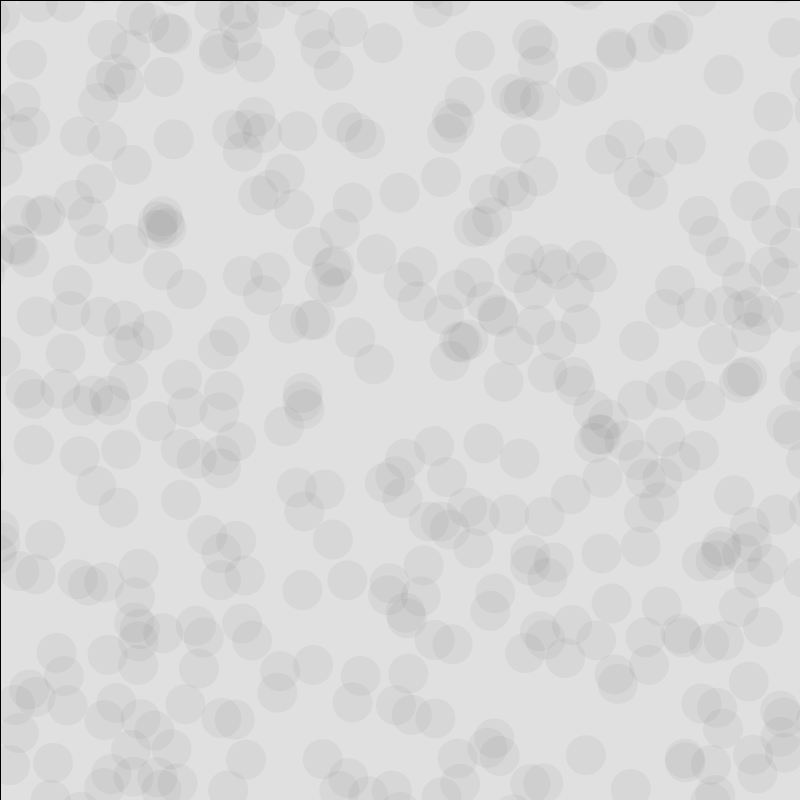
Frame 1 (no input)
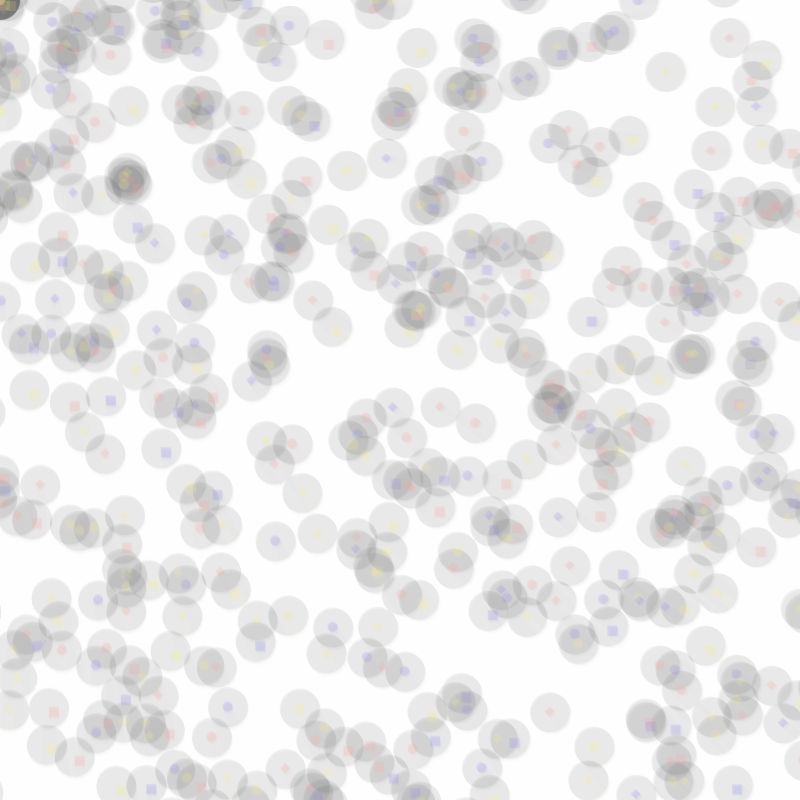
Frame 60 (the mouse pressed at the canvas centre just before this capture)
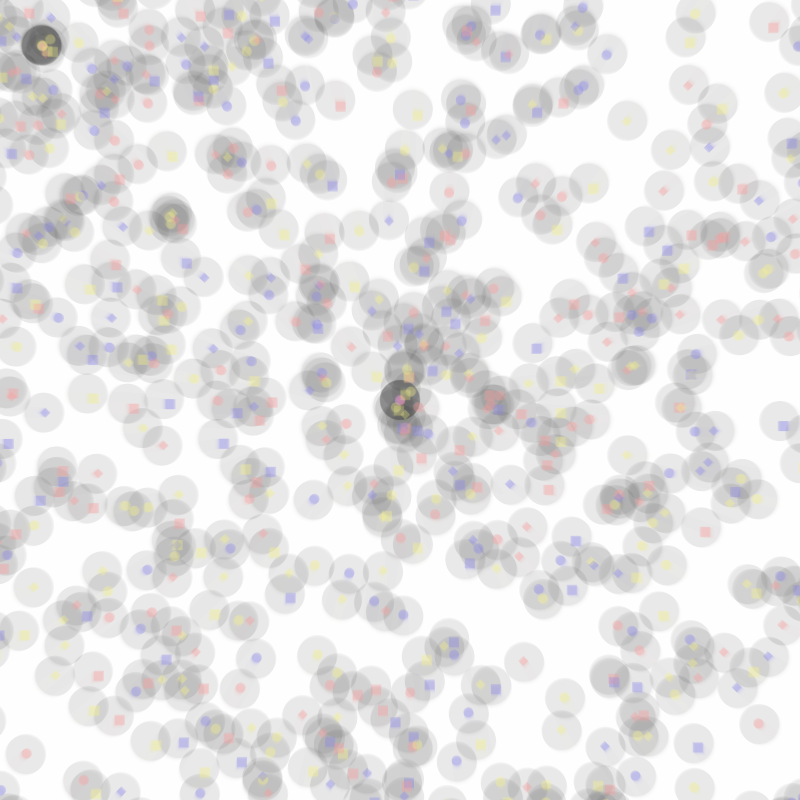
Frame 120 (the mouse held since frame 60 and released just before this capture)

The Processing sketch that drew these frames (run headless with seeded random() and noise(); from frame 60 on, the mouse is pressed at the canvas centre):

// Processing sketch: demo
// ── demo.pde
int total=2000;
Particle[] p=new Particle[total];
int b=100;
color []colors={#FA9A9A,#8683E8,#F5F188};

void setup(){
  size(800,800);
  getset();
}

void getset(){
    for(int i=0;i<total;i++){
   float pxx=random(-500,width+500);
   float pyy=random(-500,height+500);
   PVector pp=new PVector(pxx,pyy);
   p[i]=new Particle(pp);
  }
}

void draw(){
    fill(255,b);
    rect(0,0,width,height);

  for(int i=0;i<total;i++){
    for(int j=0;j<total;j++){
      if((p[i].location.x==p[j].location.x)&&(p[i].location.y==p[j].location.y)){
        float bcx=p[i].location.x;
        float bcy=p[i].location.y;
        noStroke();
        fill(0,10);
        ellipse(bcx,bcy,40,40);
      }      
    }

  }
  for(int i=0;i<total;i++){
    Particle p_=p[i];
    p_.move();
  }
  
  if(mousePressed&&(mouseButton==LEFT)){
  if(b==100){
    b=0;
  }
  else if(b==0){
    b=100;
  }
  
  }
  else if(mousePressed&&(mouseButton==RIGHT)){
    background(255);
    getset();  }
}

void spark(float x,float y){
  float d=5;
  quad(x,y-d,x-d,y,x,y+d,x+d,y);
}

// ── Partical.pde
class Particle{
PVector location;
PVector v;
PVector acceleration;
float lifespan;
color []colors={#FA9A9A,#8683E8,#F5F188};
int c;
int shape;

  Particle(PVector l){
    acceleration=new PVector(0,0.06);
    v=new PVector(random(-1,1),random(-1,1));
    lifespan=100;
    location=l.get();
    c=int(random(0,3));
    shape=int(random(0,3));
  }

  void move(){
    update();
    display();
  
  
  }
  
  void update(){
    PVector mouse=new PVector(mouseX,mouseY);
    v=PVector.sub(mouse,location);
    v.normalize();
    v.add(acceleration);
    location.add(v);
    lifespan-=0.5;
  
  }
  
  
  void display(){
    noStroke();
    fill(colors[c],(100-lifespan));
    
    if(shape==0){
    ellipse(location.x,location.y,10,10);
    }
    if(shape==1){
    
    rect(location.x,location.y,10,10);
    }
    if(shape==2){
    spark(location.x,location.y);
    }
  }





}
